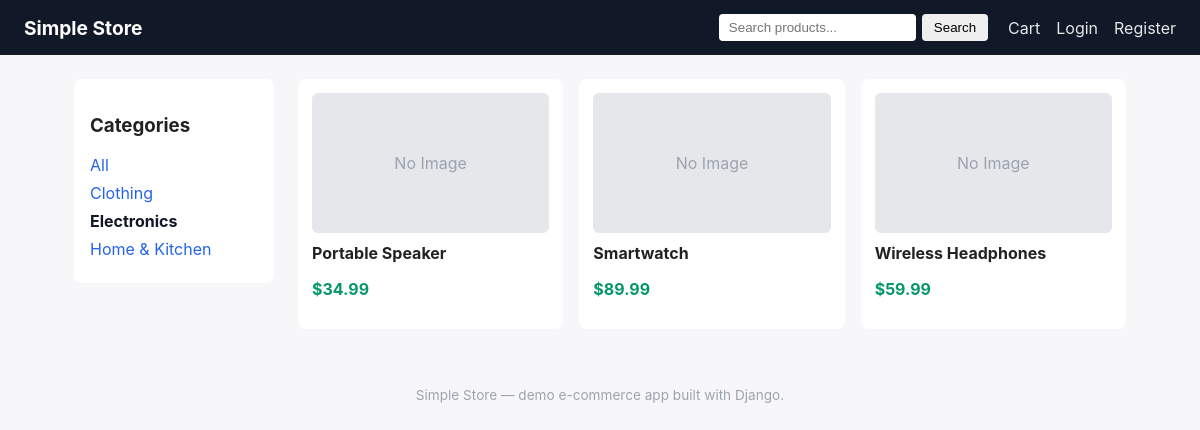
The page /?category=electronics on the database its author committed.
### store/models.py (models this page shows, shortened)
class Category(models.Model):
    name = models.CharField(max_length=100, unique=True)
    slug = models.SlugField(max_length=120, unique=True)
    class Meta:
        verbose_name_plural = 'categories'
        ordering = ['name']

class Product(models.Model):
    category = models.ForeignKey(
        Category, related_name='products', on_delete=models.SET_NULL, null=True, blank=True
    )
    name = models.CharField(max_length=200)
    slug = models.SlugField(max_length=220, unique=True)
    description = models.TextField(blank=True)
    price = models.DecimalField(max_digits=10, decimal_places=2)
    stock = models.PositiveIntegerField(default=0)
    image_url = models.URLField(blank=True, help_text='Optional: link to a product image')
    is_active = models.BooleanField(default=True)
    created_at = models.DateTimeField(auto_now_add=True)
    class Meta:
        ordering = ['-created_at']
    def get_absolute_url(self):
        return reverse('product_detail', args=[self.slug])
    def in_stock(self):
        return self.stock > 0

### store/views.py (the view)
# urls.py: path('', views.product_list, name='product_list'),
def product_list(request):
    products = Product.objects.filter(is_active=True)
    categories = Category.objects.all()
    category_slug = request.GET.get('category')
    if category_slug:
        products = products.filter(category__slug=category_slug)
    query = request.GET.get('q')
    if query:
        products = products.filter(name__icontains=query)
    context = {
        'products': products,
        'categories': categories,
        'active_category': category_slug,
        'query': query or '',
    }
    return render(request, 'store/product_list.html', context)

### store/context_processors.py (called while the page is built)
def cart_item_count(request):
    from .views import get_cart
    try:
        cart = get_cart(request)
        count = cart.total_items
    except Exception:
        count = 0
    return {'cart_item_count': count}

### store/models.py (called while the page is built)
    @property
    def total_items(self):
        return sum(item.quantity for item in self.items.all())

### store/views.py (called while the page is built)
def get_cart(request):
    if request.user.is_authenticated:
        cart, _ = Cart.objects.get_or_create(user=request.user)
        return cart
    if not request.session.session_key:
        request.session.create()
    session_key = request.session.session_key
    cart, _ = Cart.objects.get_or_create(session_key=session_key, user=None)
    return cart

### store/templates/store/product_list.html (shortened to what this page needs)
{% extends 'store/base.html' %}
{% block content %}
<div class="page-layout">
    <aside class="sidebar">
        <h3>Categories</h3>
        <ul class="category-list">
            <li><a href="{% url 'product_list' %}" class="{% if not active_category %}active{% endif %}">All</a></li>
            {% for category in categories %}
                <li>
                    <a href="?category={{ category.slug }}" class="{% if active_category == category.slug %}active{% endif %}">
                        {{ category.name }}
                    </a>
                </li>
            {% endfor %}
        </ul>
    </aside>
    <section class="product-grid">
        {% if products %}
            {% for product in products %}
                <a href="{{ product.get_absolute_url }}" class="product-card">
                    {% if product.image_url %}
                        <img src="{{ product.image_url }}" alt="{{ product.name }}">
                    {% else %}
                        <div class="product-card-placeholder">No Image</div>
                    {% endif %}
                    <h4>{{ product.name }}</h4>
                    <p class="price">${{ product.price }}</p>
                </a>
            {% endfor %}
        {% else %}
            <p>No products found.</p>
        {% endif %}
    </section>
</div>
{% endblock %}

### store/static/store/css/style.css (style rules this page uses)
* { box-sizing: border-box; }
body { font-family: -apple-system, BlinkMacSystemFont, 'Segoe UI', Roboto, sans-serif; margin: 0; background: #f7f7f9; color: #222; }
a { text-decoration: none; color: #2563eb; }
.page-layout { display: flex; gap: 24px; align-items: flex-start; }
.sidebar { width: 200px; background: #fff; padding: 16px; border-radius: 8px; }
.category-list { list-style: none; padding: 0; margin: 0; }
.category-list li { margin-bottom: 8px; }
.category-list a.active { font-weight: 700; color: #111827; }
.product-grid { flex: 1; display: grid; grid-template-columns: repeat(auto-fill, minmax(200px, 1fr)); gap: 16px; }
.product-card { background: #fff; border-radius: 8px; padding: 14px; color: inherit; display: block; transition: box-shadow 0.15s ease; }
.product-card-placeholder { width: 100%; height: 140px; background: #e5e7eb; border-radius: 6px; display: flex; align-items: center; justify-content: center; color: #9ca3af; }
.product-card h4 { margin: 10px 0 4px; font-size: 1rem; }
.price { color: #059669; font-weight: 700; }

### rows shown on the page
Category: name "Clothing"
Category: name "Electronics"
Category: name "Home & Kitchen"
Product: image_url "No Image", name "Portable Speaker", price "34.99"
Product: image_url "No Image", name "Smartwatch", price "89.99"
Product: image_url "No Image", name "Wireless Headphones", price "59.99"
